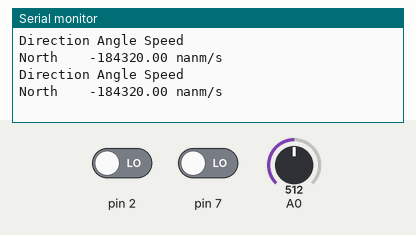
Simulated run of this sketch. Board: Arduino Uno, built with avr-gcc and run on an emulated ATmega328P. Parts: the last lines printed to the serial monitor. Inputs (shaded band) come from the test bench; at power-on: pin 2 LOW, A0 = 512, pin 7 LOW.

Above: at 1.2 s.
1.3 s: pin 2 driven HIGH
At 1.82 s:
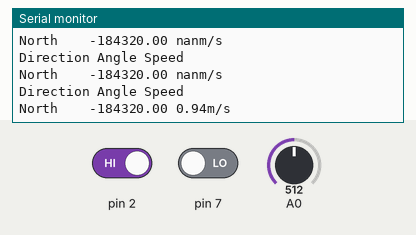
3.0 s: A0 set to 338
At 3.33 s:
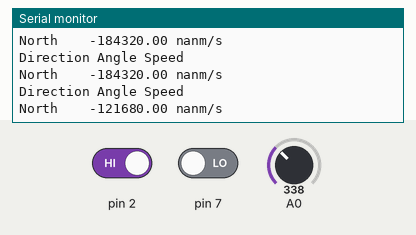
4.5 s: A0 set to 358
At 4.83 s:
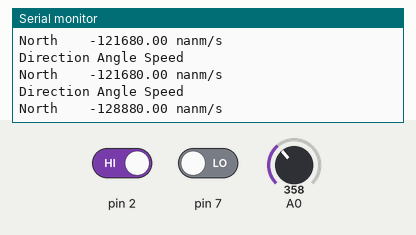
Timing chart, 0 to 7.5 s (numbered marks = the images above; inputs shaded):
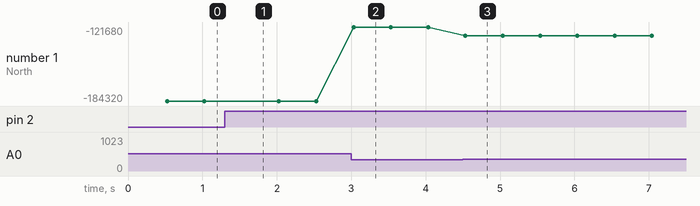

Measured:
- after the input at 1.3 s, the serial monitor: prints a new line after 0.23 s (image 1)
- after the input at 3.0 s, the serial monitor: prints a new line at once (image 2)
- after the input at 4.5 s, the serial monitor: prints a new line at once (image 3)
- plotted number 1: -184320 → -121680 after the input at 3.0 s, -121680 → -128880 after the input at 4.5 s

The sketch:

wind.ino
```cpp
#include <EEPROM.h>

// Calibration
int LargestDirectionValue;
// Wind speed
#define MainPeriod 450
long previousMillis = 0;
volatile unsigned long duration=0;
volatile unsigned int pulsecount=0;
volatile unsigned long previousMicros=0;
///////////////////////

void calibration()
{
  Serial.println("Calibration started!");
  while(analogRead(A0)+10 >= LargestDirectionValue)
  {
    if(LargestDirectionValue < analogRead(A0))
    {
      LargestDirectionValue = analogRead(A0);
    }
    delayMicroseconds(250);
  }
  EEPROM.write(0, LargestDirectionValue & 0xFF);
  EEPROM.write(1, LargestDirectionValue >> 8);
  Serial.println("Calibrated!");
}

void setup() {
  Serial.begin(9600);
  pinMode(7, INPUT);
  if(digitalRead(7) == HIGH)
  {
    calibration();
  }
  attachInterrupt(digitalPinToInterrupt(2), windFreqDuration, RISING);

  LargestDirectionValue = EEPROM.read(1);
  LargestDirectionValue <<= 8;
  LargestDirectionValue |= EEPROM.read(0);
}

String AngleToDirection(float grdi)
{
  if(grdi >= 348.75 or grdi <= 11.25)
  {
    return "North";
  }
  else if(grdi >= 78.75 and grdi <= 101.25)
  {
    return "East";
  }
  else if(grdi >= 168.75 and grdi <= 191.25)
  {
    return "South";
  }
  else if(grdi >= 258.75 and grdi <= 281.25)
  {
    return "West";
  }
  else
  {
    return "";
  }
}

void loop() {

  // Wind direction measure //

  int value = analogRead(A0);
  float angle = ((float)value / (float)LargestDirectionValue) * 360.0;

  // Wind speed measure //

  unsigned long currentMillis = millis();
  if (currentMillis - previousMillis >= MainPeriod)
  {
    noInterrupts();
    previousMillis = currentMillis;
    unsigned long _duration = duration;
    unsigned long _pulsecount = pulsecount;
    duration = 0;
    pulsecount = 0;
    float Freq = 1000000 / float(_duration);
    Freq *= _pulsecount; // calculate F

    float windSpeed = 0.765 * Freq + 0.35;
    Serial.print("Direction");
    Serial.print(" ");
    Serial.print("Angle");
    Serial.print(" ");
    Serial.println("Speed");
    Serial.print(AngleToDirection(angle));
    Serial.print("    ");
    Serial.print(angle);
    Serial.print(" ");
    Serial.print(windSpeed);
    Serial.println("m/s");
    interrupts();
  }

  delay(250);
}

void windFreqDuration()
{
  duration += micros() - previousMicros;
  previousMicros = micros();
  pulsecount++;
}
```
